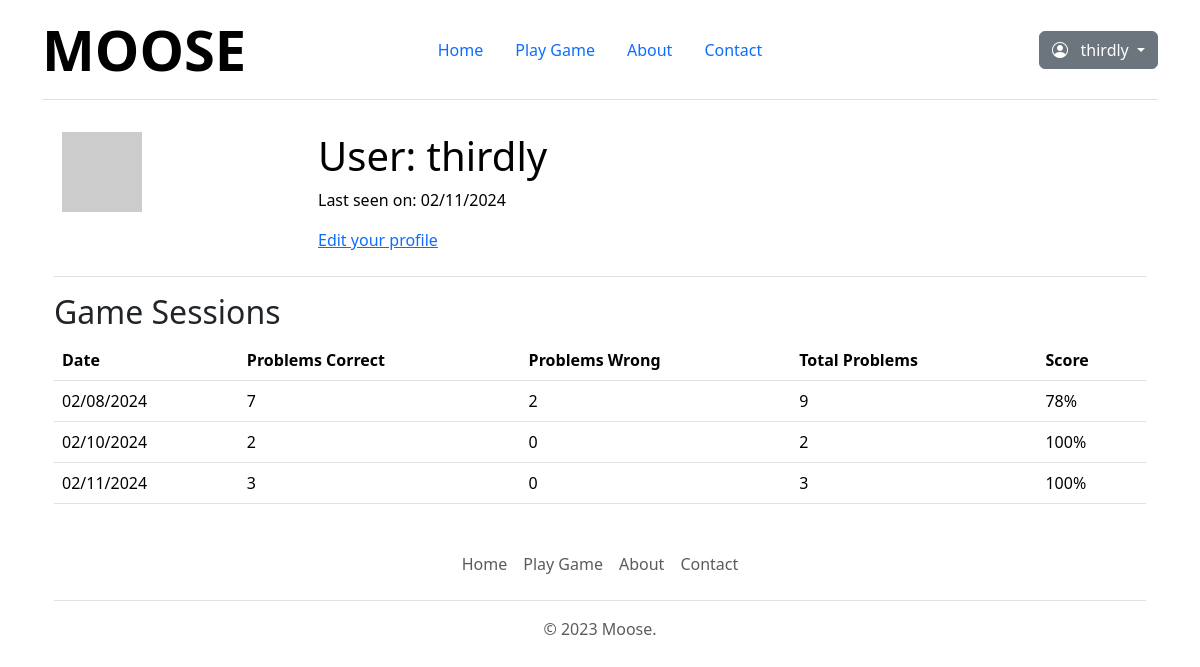
The app's page /user/thirdly (signed in), older data.
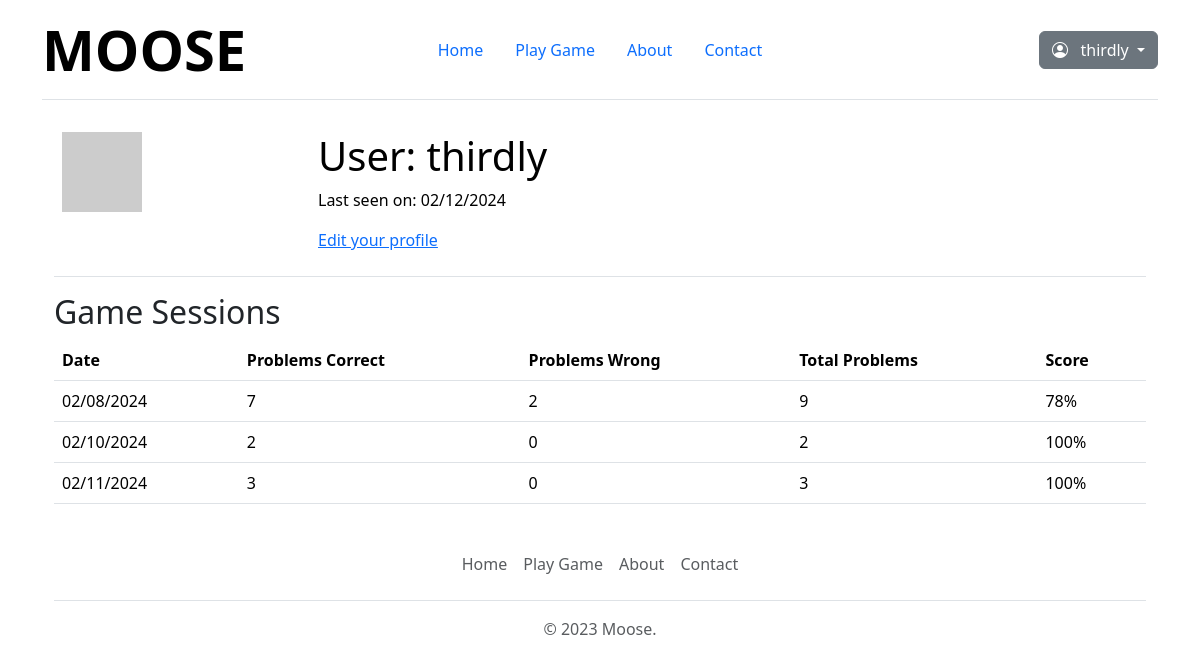
The same page, newer data.
### app/models.py (models this page shows, shortened)
class User(UserMixin, db.Model):
    id: so.Mapped[int] = so.mapped_column(primary_key=True)
    username: so.Mapped[str] = so.mapped_column(
        sa.String(64), index=True, unique=True
    )
    email: so.Mapped[str] = so.mapped_column(
        sa.String(120), index=True, unique=True
    )
    password_hash: so.Mapped[Optional[str]] = so.mapped_column(sa.String(256))
    about_me: so.Mapped[Optional[str]] = so.mapped_column(sa.String(140))
    last_seen: so.Mapped[Optional[datetime]] = so.mapped_column(
        default=lambda: datetime.now(timezone.utc)
    )
    posts: so.WriteOnlyMapped["Post"] = so.relationship(
        back_populates="author"
    )
    def avatar(self, size):
        digest = md5(self.email.lower().encode("utf-8")).hexdigest()
        return f"https://www.gravatar.com/avatar/{digest}?d=identicon&s={size}"
    game_sessions = db.relationship(
        "GameSession", backref="user", lazy="dynamic"
    )

class GameSession(db.Model):
    id = so.mapped_column(sa.Integer, primary_key=True)
    user_id = so.mapped_column(
        sa.Integer, sa.ForeignKey("user.id"), index=True
    )
    session_date = so.mapped_column(
        sa.Date, default=datetime.now(timezone.utc), index=True
    )
    total_problems = so.mapped_column(sa.Integer)
    problems_correct = so.mapped_column(sa.Integer)
    problems_wrong = so.mapped_column(sa.Integer)
    details = so.relationship(
        "GameDetail", back_populates="session", lazy=True
    )

### app/routes.py (the view)
@app.route("/user/<username>")
@login_required
def user(username):
    user = User.query.filter_by(username=username).first_or_404()
    game_sessions = user.game_sessions.order_by(
        GameSession.session_date.desc()
    )
    return render_template("user.html", user=user, game_sessions=game_sessions)

### app/models.py (called while the page is built)
@login.user_loader
def load_user(id):
    return db.session.get(User, int(id))

### app/routes.py (called while the page is built)
@app.before_request
def before_request():
    if current_user.is_authenticated:
        current_user.last_seen = datetime.now(timezone.utc)
        db.session.commit()

### app/templates/user.html (shortened to what this page needs)
{% extends "base.html" %} {% block content %}
<table class="table table-hover">
  <tr>
    <td width="256px"><img src="{{ user.avatar(256) }}" /></td>
    <td>
      <h1>User: {{ user.username }}</h1>
       {% if user.last_seen %}
      <p>Last seen on: {{ user.last_seen.strftime('%m/%d/%Y') }}</p>
      {% endif %} {% if user == current_user %}
      <p><a href="{{ url_for('edit_profile') }}">Edit your profile</a></p>
      {% endif %}
    </td>
  </tr>
</table>
<h2>Game Sessions</h2>
{% if user.game_sessions %}
<table class="table">
  <thead>
    <tr>
      <th>Date</th>
      <th>Problems Correct</th>
      <th>Problems Wrong</th>
      <th>Total Problems</th>
      <th>Score</th>
    </tr>
  </thead>
  <tbody>
    {% for session in user.game_sessions %}
    <tr>
      <td>{{ session.session_date.strftime('%m/%d/%Y') }}</td>
      <td>{{ session.problems_correct }}</td>
      <td>{{ session.problems_wrong }}</td>
      <td>{{ session.total_problems }}</td>
      <td>
        {{ ((session.problems_correct / session.total_problems) * 100)
        |round|int }}%
      </td>
    </tr>
    {% endfor %}
  </tbody>
</table>
{% else %}
<p>No game sessions found.</p>
{% endif %} {% endblock %}

### app/templates/base.html (shortened to what this page needs)
<!DOCTYPE html>
<html>
  <head>
    <link href="/static/dist/css/bootstrap.min.css" rel="stylesheet" />
    <link
      rel="stylesheet"
      href="https://cdn.jsdelivr.net/npm/bootstrap-icons@1.11.3/font/bootstrap-icons.min.css"
    />
    <link
      rel="stylesheet"
      href="{{ url_for('static', filename='css/style.css') }}"
    />
    <link href="/static/css/headers.css" rel="stylesheet" />
  </head>
  <body>
    <div class="container">
      <nav
        class="d-flex flex-wrap align-items-center justify-content-center justify-content-md-between py-3 mb-4 border-bottom"
      >
        <div class="col-md-3 mb-2 mb-md-0">
          <a
            href="/"
            class="d-inline-flex link-body-emphasis text-decoration-none"
          >
            <span class="display-4 fw-bold">MOOSE</span>
          </a>
        </div>
        <ul
          class="nav nav-pills col-12 col-md-auto mb-2 justify-content-center mb-md-0"
        >
          <li>
            <a
              href="{{ url_for('index') }}"
              class="nav-link{% if request.path == url_for('index') %} active{% endif %}"
              aria-current="page"
              >Home</a
            >
          </li>
          <li>
            <a
              href="{{ url_for('game') }}"
              class="nav-link{% if request.path == url_for('game') %} active{% endif %}"
              aria-current="page"
              >Play Game</a
            >
          </li>
          <li>
            <a
              href="{{ url_for('about') }}"
              class="nav-link{% if request.path == url_for('about') %} active{% endif %}"
              aria-current="page"
              >About</a
            >
          </li>
          <li>
            <a
              href="{{ url_for('contact') }}"
              class="nav-link{% if request.path == url_for('contact') %} active{% endif %}"
              aria-current="page"
              >Contact</a
            >
          </li>
        </ul>
        <div class="col-md-3 text-end">
          {% if current_user.is_anonymous %}
          <ul
            class="nav nav-pills col-12 col-md-auto mb-2 justify-content-end mb-md-0"
          >
            <li>
              <a
                href="{{ url_for('login') }}"
                class="nav-link{% if request.path == url_for('login') %} active{% endif %}"
                aria-current="page"
                >Login</a
              >
            </li>
            <li>
              <a
                href="{{ url_for('register') }}"
                class="nav-link{% if request.path == url_for('register') %} active{% endif %}"
                aria-current="page"
                >Register</a
              >
            </li>
          </ul>
          {% else %}
          <div class="dropdown">
            <a
              class="btn btn-secondary dropdown-toggle"
              href="#"
              role="button"
              id="dropdownMenuLink"
              data-bs-toggle="dropdown"
              aria-expanded="false"
            >
              <i class="bi bi-person-circle"></i> &nbsp; {{
              current_user.username }}
            </a>
          </div>
          {% endif %}
        </div>
      </nav>
      <main class="container">{% block content %}{% endblock %}</main>
      <div class="container">
        <footer class="py-3 my-4">
          <ul class="nav justify-content-center border-bottom pb-3 mb-3">
            <li class="nav-item">
              <a
                href="{{ url_for('index') }}"
                class="nav-link px-2 text-body-secondary"
                >Home</a
              >
            </li>
            <li class="nav-item">
              <a
                href="{{ url_for('game') }}"
                class="nav-link px-2 text-body-secondary"
                >Play Game</a
              >
            </li>
            <li class="nav-item">
              <a
                href="{{ url_for('about') }}"
                class="nav-link px-2 text-body-secondary"
                >About</a
              >
            </li>
            <li class="nav-item">
              <a
                href="{{ url_for('contact') }}"
                class="nav-link px-2 text-body-secondary"
                >Contact</a
              >
            </li>
          </ul>
          <p class="text-center text-body-secondary">&copy; 2023 Moose.</p>
        </footer>
      </div>
    </div>
  </body>
</html>

Row changes from the older to the newer data that the page shows:
changed User "thirdly": last_seen "02/11/2024" → "02/12/2024"
